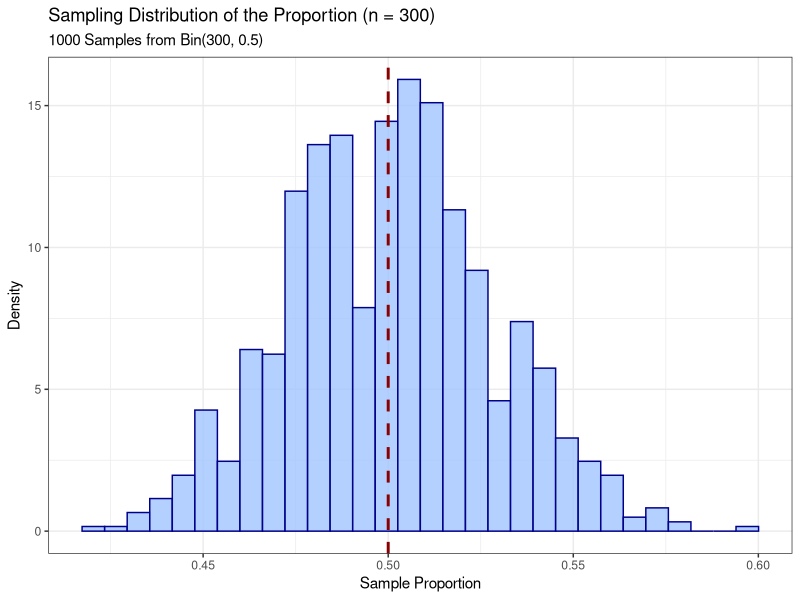

The R script that drew this image:
# Load the ggplot2 library
library(ggplot2)

# Define population parameters and simulation size
prob_success <- 0.5
sample_size <- 300
n_simulations <- 1000

# Set seed for reproducibility
set.seed(4242)

# Use 'replicate' to run the sampling and mean calculation n times
prop_vector <- replicate(n_simulations, {
  rbinom(1, size=sample_size, prob=prob_success)/sample_size
})

# Create a dataframe for ggplot
prop_data <- data.frame(Sample_Prop = prop_vector)

# Create the histogram plot
plot <- ggplot(prop_data, aes(x = Sample_Prop)) +
  geom_histogram(
    aes(y = after_stat(density)),
    bias = 40,
    fill = "#A0C4FF",
    color = "darkblue",
    alpha = 0.8
  ) + 
  # Add a vertical line for the theoretical mean
  geom_vline(
    xintercept = prob_success,
    linetype = "dashed",
    color = "darkred",
    linewidth = 1
  ) + 
  # Customize labels and title
  labs(
    title = paste("Sampling Distribution of the Proportion (n = ", sample_size, ")", sep = ""),
    subtitle = paste(n_simulations, " Samples from Bin(", sample_size, ", ", prob_success, ")", sep = ""),
    x = "Sample Proportion",
    y = "Density"
  ) +
  theme_bw()

print(plot)
